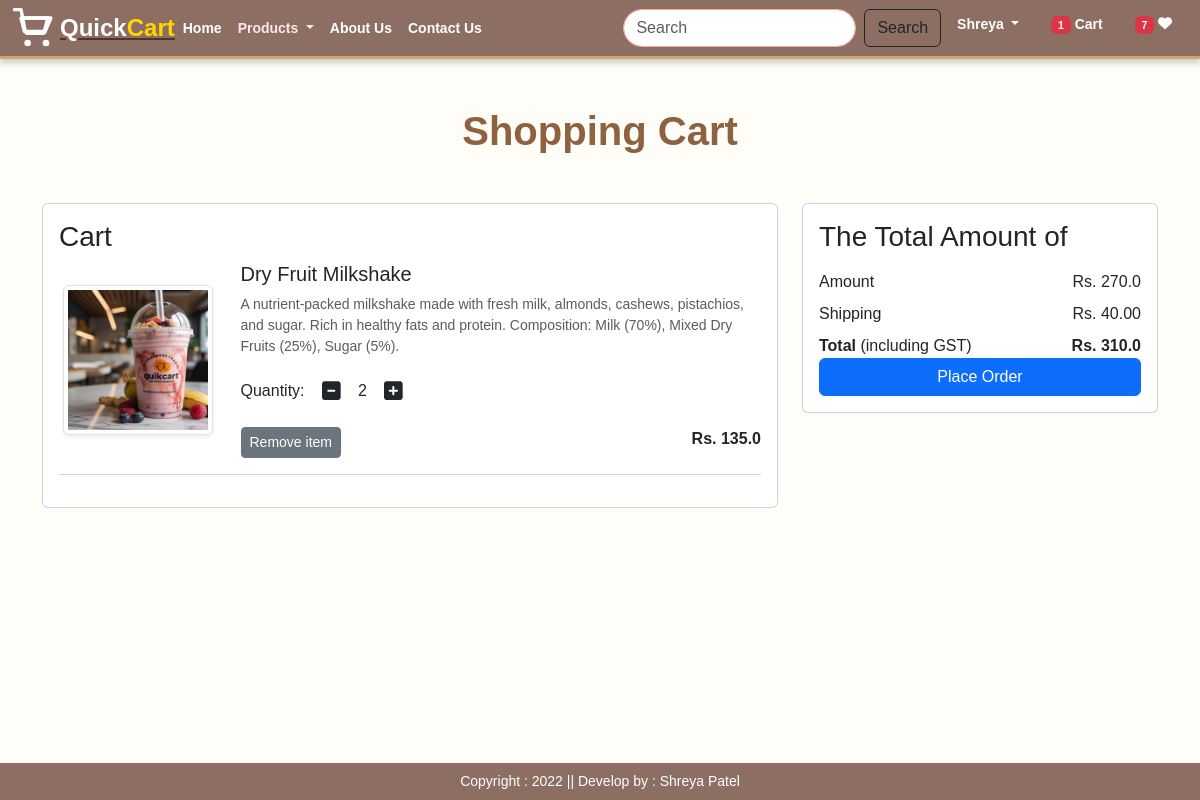
The app's page /cart/ (signed in) with its own data.
### app/models.py (models this page shows, shortened)
class Cart(models.Model):
    user = models.ForeignKey(User,on_delete=models.CASCADE)
    product = models.ForeignKey(Product,on_delete=models.CASCADE)
    quantity = models.PositiveIntegerField(default=1)

class Product(models.Model):
    title = models.CharField(max_length = 100)
    selling_price = models.FloatField()
    discounted_price = models.FloatField()
    description = models.TextField(default = '')
    prodapp = models.TextField(default='')
    category = models.CharField(choices=CATEGORY_CHOICES, max_length=2)
    product_image = models.ImageField(upload_to='product')

### app/views.py (the view)
# urls.py: path('cart/', views.show_cart, name='showcart'),
@login_required
def show_cart(request):
    user = request.user
    cart = Cart.objects.filter(user=user)
    amount = 0
    for p in cart:
        value = p.quantity * p.product.discounted_price
        amount = amount + value
    totalamount = amount + 40
    totalitem = 0
    wishitem = 0
    if request.user.is_authenticated:
            totalitem = len(Cart.objects.filter(user=request.user))
            wishitem = len(Wishlist.objects.filter(user=request.user))
    return render(request, 'app/addtocart.html',locals())

### app/templates/app/addtocart.html (shortened to what this page needs)
{% extends 'app/base.html' %}
{% load static %}
{% block main-content %}
<div class="container my-5">
<div class="row">
    {% if cart %}
    <h1 class="text-center mb-5">Shopping Cart</h1>
    <div class="col-sm-8">
        <div class="card">
            <div class="card-body">
                <h3>Cart</h3>
                {% for item in cart %}
                <div class="row">
                    <div class="col-sm-3 text-center align-self-center"><img src="{{item.product.product_image.url}}" alt="" srcset="" class="img-fluid img-thumbnail shadow-sm" height="150" width="150"> </div>
                    <div class="col-sm-9">
                        <div>
                            <h5>{{item.product.title}}</h5>
                            <p class="mb-2 text-muted small">{{item.product.description}}</p>
                            <div class="my-3">
                                <label for="quantity">Quantity:</label>
                                <a class ="minus-cart btn" pid={{item.product.id}}><i class="fas fa-minus-square fa-lg"></i></a>
                                  <span id="quantity">{{item.quantity}}</span>
                                <a class ="plus-cart btn" pid={{item.product.id}}><i class="fas fa-plus-square fa-lg"></i></a>
                            </div>
                            <div class="d-flex justify-content-between">
                                <a href="#" class="remove-cart btn btn-sm btn-secondary mr-3" pid={{item.product.id}}>Remove item</a>
                                <p class="mb-0"><span><strong>Rs. {{item.product.discounted_price}}</strong></span></p>
                            </div>
                        </div>
                    </div>
                </div>
                <hr class="text-muted">
                {% endfor %}
            </div>
        </div>
    </div>
    <div class="col-sm-4">
        <div class="card">
            <div class="card-body">
                <h3>The Total Amount of</h3>
                <ul class="list-group">
                    <li class="list-group-item d-flex justify-content-between align-items-center border-0 px-0 pb-0">Amount<span id="amount">Rs. {{amount}}</span></li>
                    <li class="list-group-item d-flex justify-content-between align-items-center border-0 px-0 pb-0">Shipping<span>Rs. 40.00</span></li>
                    <li class="list-group-item d-flex justify-content-between align-items-center border-0 px-0 pb-0">
                        <div>
                            <strong>Total</strong> </small>(including GST)</small>
                        </div>
                        <span id="totalamount"><strong>Rs. {{totalamount}}</strong></span>
                    </li>
                </ul>
                <div class="d-grid"><a href="{% url 'checkout' %}" class="btn btn-primary">Place Order</a></div>
            </div>
        </div>
    </div>
    {% else %}
    <h1 class="text-center mb-5">Cart is Empty</h1>
    {% endif %}
</div>
</div>
{% endblock main-content %}

### app/static/app/css/style.css (style rules this page uses)
body { font-family: 'Poppins', sans-serif; background-color: #fffdf7; color: #4e342e; margin: 0; padding: 0; }
a { color: #4e342e; }
.text-center { text-align: center; }
.container h1 { font-family: 'Poppins', sans-serif; font-weight: bold; color: #8e6240; }

### records on screen
Cart: product.product_image (picture), product "Dry Fruit Milkshake", product.description "A nutrient-packed milkshake made with fresh milk, almonds, cashews, pistachios, and sugar. Rich in healthy fats and protein. Composition: Milk (70%), Mixed Dry Fruits (25%), Sugar (5%).", quantity "2", product.discounted_price "135.0"

### other values on screen
{{ totalitem }} "1"
{{ wishitem }} "7"
{{ amount }} "270.0"
{{ totalamount }} "310.0"
